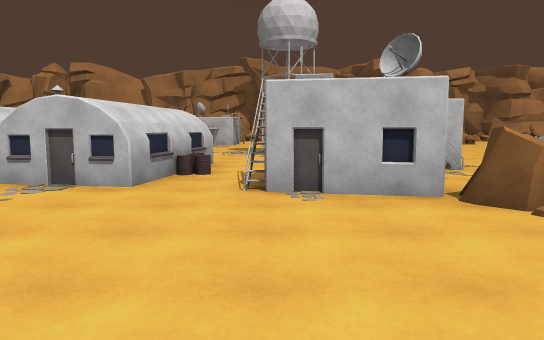
view 1 (above)

24 first-person views from a walk through a scene from a Unity 3-D project. The camera is 1.5 m above the floor, tilts 6° down and sees 70° across. The floor is counted in squares, 2 m on a side. Each view is taken from the middle of a square. On the plan, view 1 faces up. The plan holds only what a view shows up to about 12 squares ahead; the rest is blank. The place goes on beyond the plan. Some animated figures are not drawn.

view 2
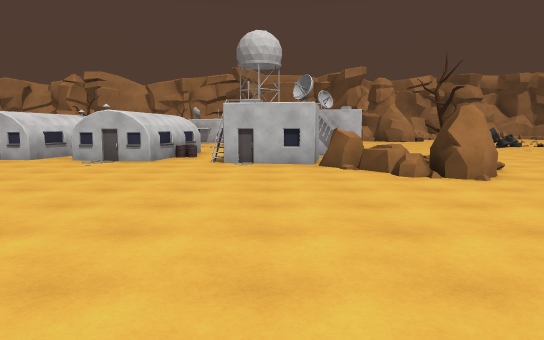

view 3
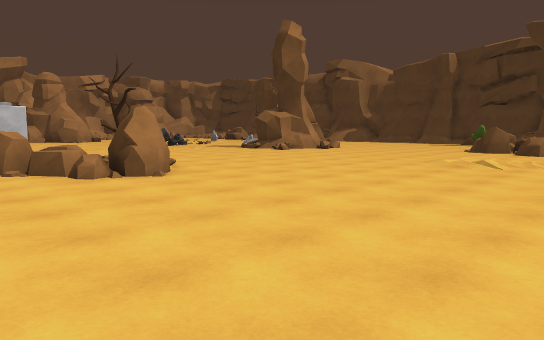

view 4
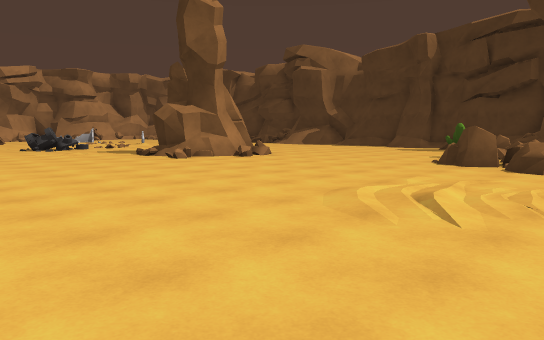

view 5
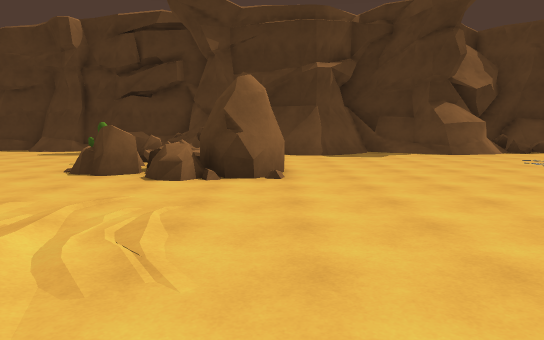

view 6
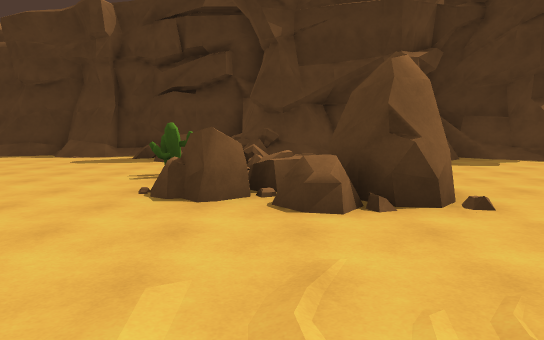

view 7
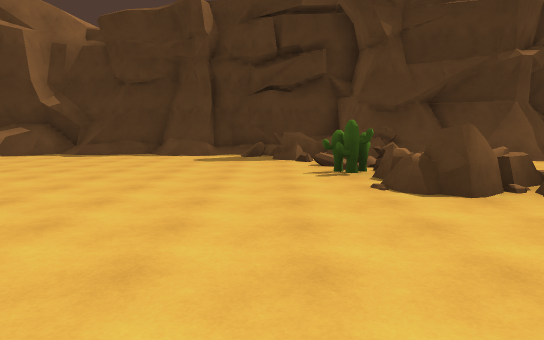

view 8
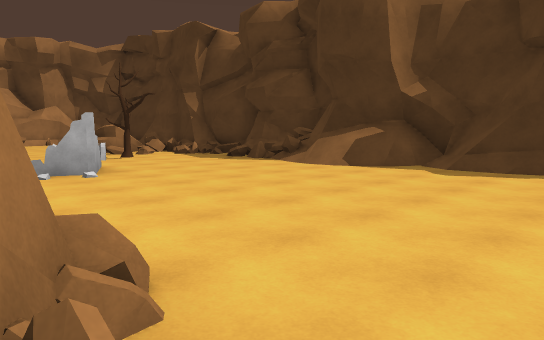

view 9
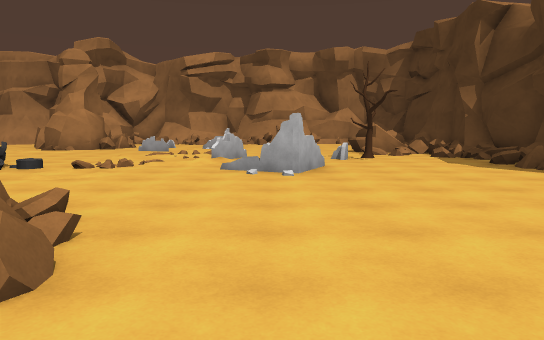

view 10
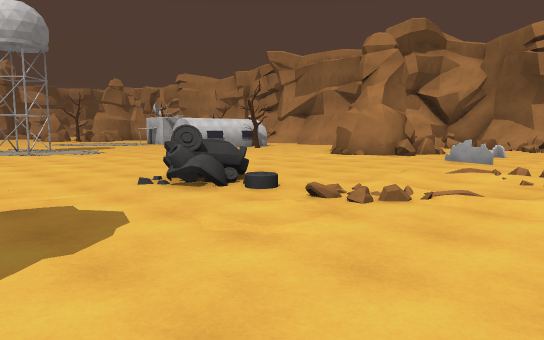

view 11
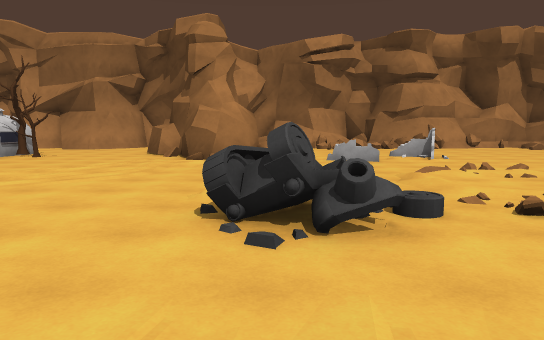

view 12
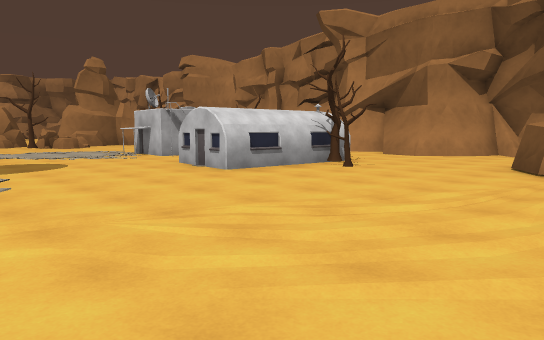

view 13
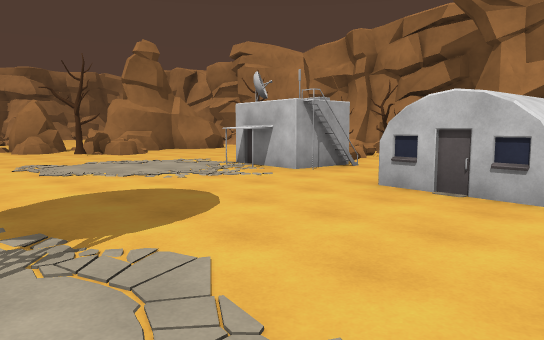

view 14
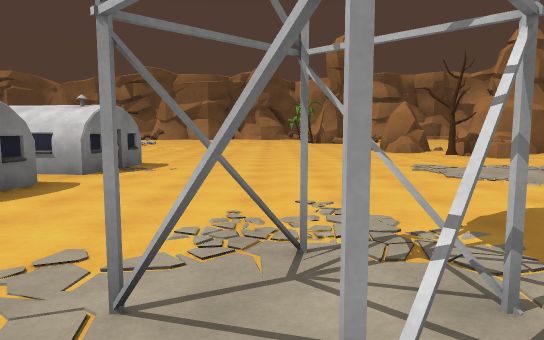

view 15
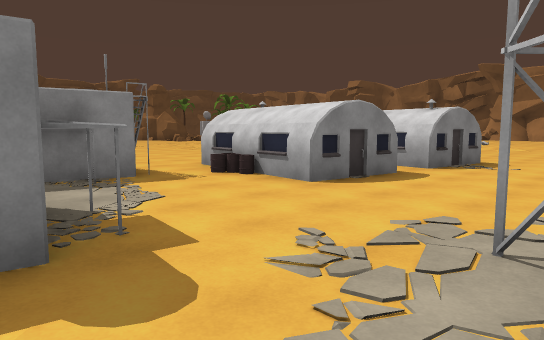

view 16
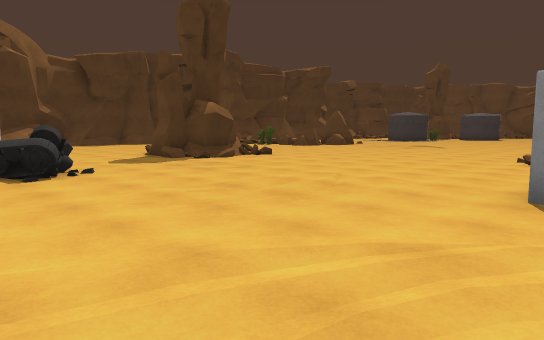

view 17
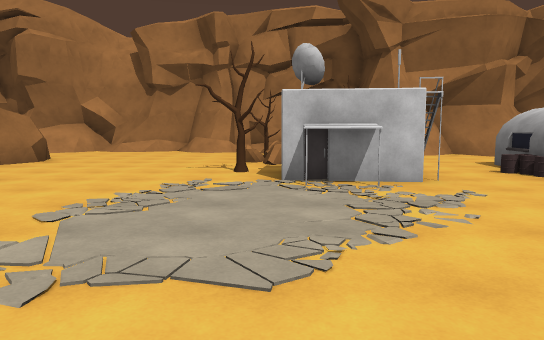

view 18
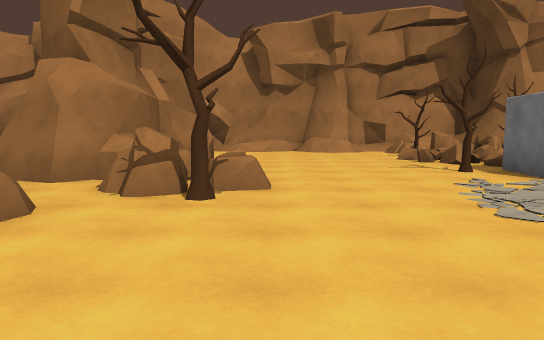

view 19
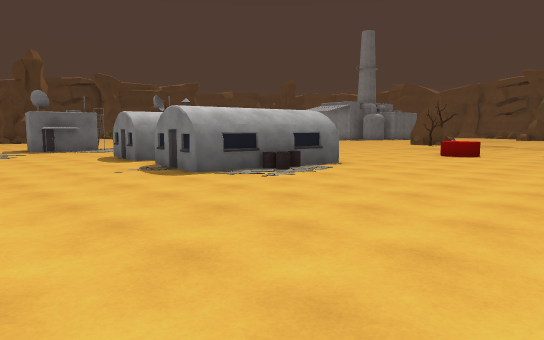

view 20
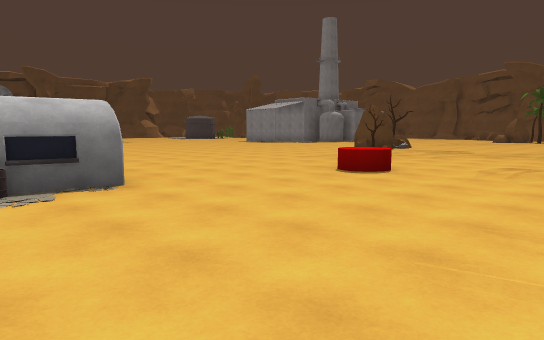

view 21
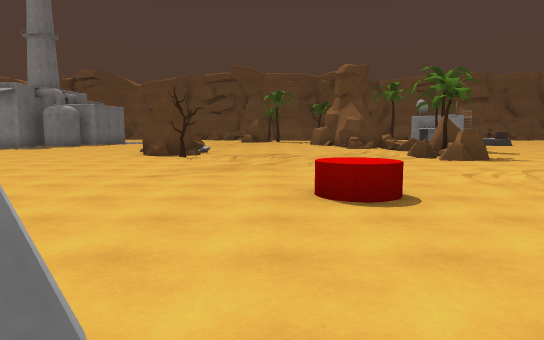

view 22
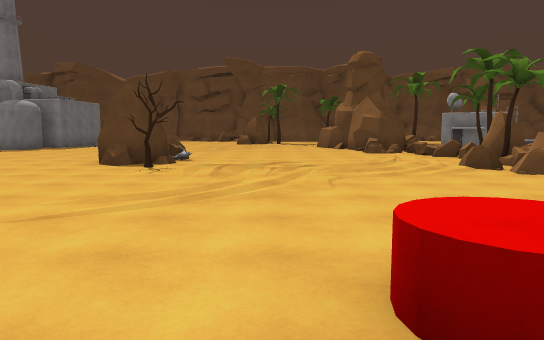

view 23
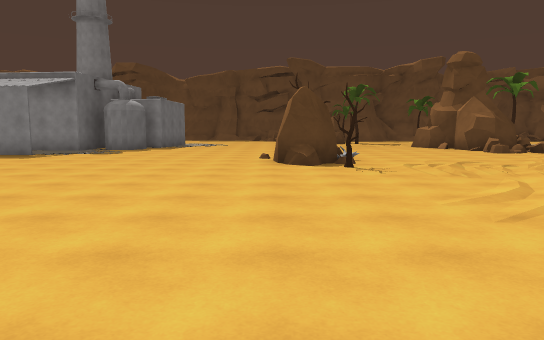

view 24
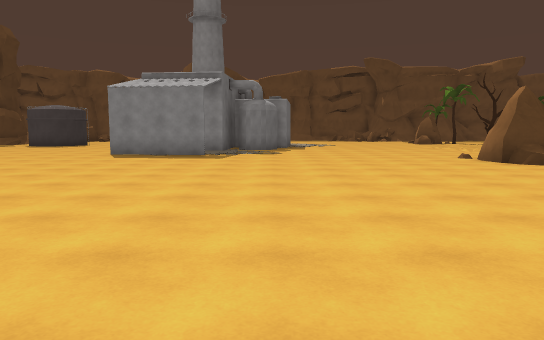

### Floor plan
Key: @ floor where view 1 was taken; # wall or solid block; x gap in a wall; . main floor; : floor 0.25 m higher than the main floor; + floor 0.5 m higher than the main floor; / step, stairs or slope; = window, fence, low wall or low ledge; ^ raised ledge; B building; R rock; T tree; C cactus; E red cylinder.
Columns run from 12 left of view 1 to 23 right of it. Each row starts with its distance up from view 1.
 25   ......=^#######/
 24   .......=# /.##/.
 23   #.....T#  .......
 22   #.....==T .......     ..
 21   #......x...BB....#  ^ =. ....
 20   #.....T #.BBBT...####...=....
 19 ##^R....#BB..BBT....##........
 18  .RRR...BB...BB.........=.....
 17  R.T...........................##=#
 16 RR.......................//. ...#=##
 15   .....................././= .T..=##
 14   .....................././= ...../#
 13 ............##........^.///. =...=##
 12 ............##........^=....##...==#
 11 ................................./##
 10 ................................./#
  9  .....BB......BBB................/##
  8 .....BBB.BB...#B........###......./#
  7 .....BBB  BB...B........###.......##
  6 ......BB.BB.#BB. .......=##.......#
  5 ..........B.BBB. ........//.......#
  4  .............RRT:................#
  3  ..............RR.................#
  2  ...E...........R...............==#
  1  ...E........................C+x^=#
  0  /..........@..............RRC==###
 -1 ......................//..RRR== ##
 -2 ..........................R##=  /#
 -3 ..........................R#... ##
 -4 R...............................#
 -5 TR.....TR............ ..........##
 -6 R.......RR...........   .........#
 -7  .......T.............   ........#
 -8 =...............###....    .....##
 -9 =................  ....     ....#

Where each view was taken, in squares from view 1:
view 1: 0 up, 0 right, facing up
view 2: 4 down, 1 right, facing up
view 3: 4 down, 1 right, facing up-right
view 4: 3 down, 6 right, facing up-right
view 5: 3 down, 8 right, facing right
view 6: 1 down, 10 right, facing right
view 7: 2 up, 10 right, facing right
view 8: 5 up, 14 right, facing up-right
view 9: 5 up, 16 right, facing up
view 10: 9 up, 15 right, facing up-left
view 11: 9 up, 10 right, facing up
view 12: 13 up, 8 right, facing up-left
view 13: 13 up, 3 right, facing up-left
view 14: 12 up, 2 right, facing left
view 15: 12 up, 3 right, facing down-left
view 16: 14 up, 3 right, facing down-right
view 17: 13 up, 4 left, facing up
view 18: 13 up, 8 left, facing up
view 19: 13 up, 12 left, facing down-right
view 20: 8 up, 12 left, facing down-right
view 21: 6 up, 7 left, facing down
view 22: 3 up, 7 left, facing down
view 23: 3 up, 3 left, facing down
view 24: 3 up, 2 right, facing down
